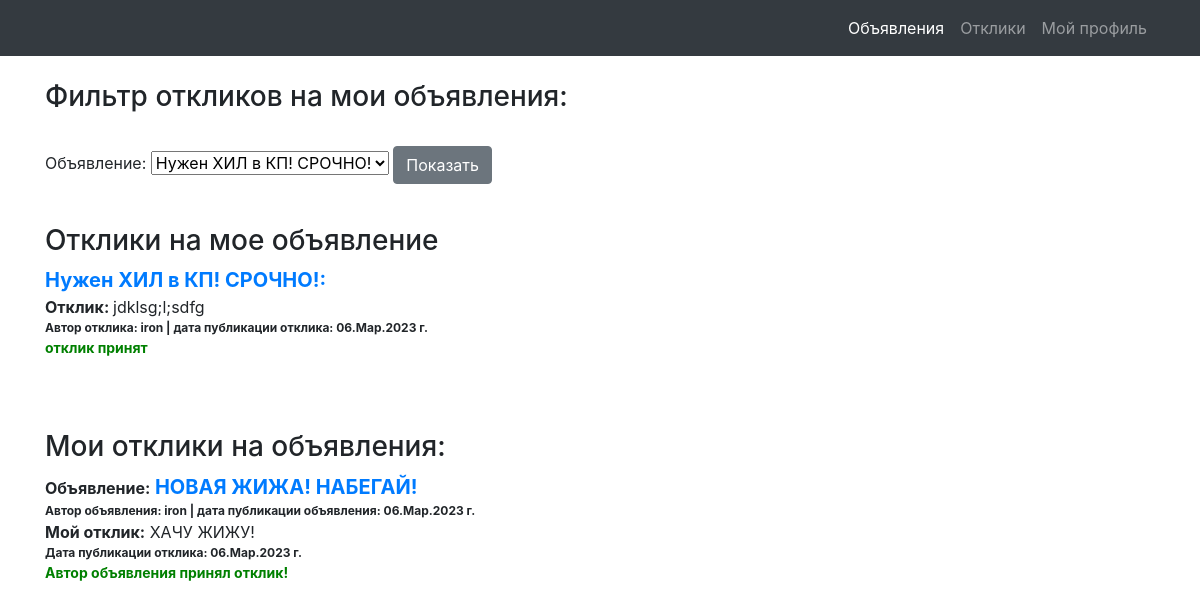
Screenshot of /responses/2 (signed in) with the database file from the repository.
### board/models.py (models this page shows)
class Post(models.Model):
    Tanks = 'Танки'
    Healers = 'Хилы'
    DD = 'ДД'
    Traders = 'Торговцы'
    GM = 'Гилдмастеры'
    QG = 'Квестгиверы'
    BM = 'Кузнецы'
    LE = 'Кожевники'
    PO = 'Зельевары'
    MS = 'Мастера заклинаний'
    CATEGORY = [
        (Tanks, 'Танки'),
        (Healers, 'Хилы'),
        (Traders, 'Торговцы'),
        (GM, 'Гилдмастеры'),
        (QG, 'Квестгиверы'),
        (BM, 'Кузнецы'),
        (LE, 'Кожевники'),
        (PO, 'Зельевары'),
        (MS, 'Мастера заклинаний'),
    ]
    author = models.ForeignKey(User, on_delete=models.CASCADE)
    category = models.CharField(max_length=18, choices=CATEGORY, verbose_name='Категория')
    dateCreation = models.DateTimeField(auto_now_add=True)
    title = models.CharField(max_length=256, verbose_name='Название')
    text = RichTextField()

class Response(models.Model):
    author = models.ForeignKey(User, on_delete=models.CASCADE)
    post = models.ForeignKey(Post, on_delete=models.CASCADE)
    text = models.TextField()
    status = models.BooleanField(default=False)
    dateCreation = models.DateTimeField(auto_now_add=True)

### board/views.py (the view, shortened to what this page needs)
# urls.py: path('responses', Responses.as_view(), name='responses'),
class Responses(LoginRequiredMixin, ListView):
    model = Response
    template_name = 'responses.html'
    context_object_name = 'responses'
    def get_context_data(self, **kwargs):
        context = super(Responses, self).get_context_data(**kwargs)
        global title
        """
        Далее в условии - если пользователь попал на страницу через ссылку из письма, в которой содержится
        ID поста для фильтра - фильтр работает по этому ID
        """
        if self.kwargs.get('pk') and Post.objects.filter(id=self.kwargs.get('pk')).exists():
            title = str(Post.objects.get(id=self.kwargs.get('pk')).title)
            print(title)
        context['form'] = ResponsesFilterForm(self.request.user, initial={'title': title})
        context['title'] = title
        if title:
            post_id = Post.objects.get(title=title)
            context['filter_responses'] = list(Response.objects.filter(post_id=post_id).order_by('-dateCreation'))
            context['response_post_id'] = post_id.id
        else:
            context['filter_responses'] = list(Response.objects.filter(post_id__author_id=self.request.user).order_by('-dateCreation'))
        context['myresponses'] = list(Response.objects.filter(author_id=self.request.user).order_by('-dateCreation'))
        return context

### board/forms.py
class ResponsesFilterForm(forms.Form):
    def __init__(self, user, *args, **kwargs):
        super(ResponsesFilterForm, self).__init__(*args, **kwargs)
        self.fields['title'] = forms.ModelChoiceField(
            label='Объявление',
            queryset=Post.objects.filter(author_id=user.id).order_by('-dateCreation').values_list('title', flat=True),
            empty_label="Все",
            required=False
        )

### templates/responses.html (shortened to what this page needs)
{% extends 'default.html' %}
{% load bootstrap4 %}
{% block content %}
    <br>
    <h3>Фильтр откликов на мои объявления:</h3><br>
	<form method="POST">
        {{ form }}
		<input class="btn btn-secondary" type="submit" value="Показать">
	</form><br>
    {% if title %}
        <h3>Oтклики на мое объявление</h3>
        <a href="/post/{{ response_post_id }}" style="font-size: 20px;"><b>{{ title }}:</b></a><br>
        {% if filter_responses %}
            {% for response in filter_responses %}
                <a><b>Отклик: </b></a>{{ response.text }}<br>
                <span style="font-size: 12px;"><b>Автор отклика: {{ response.author.username }} |
                    дата публикации отклика: {{ response.dateCreation|date:'d.M.Y' }} г.</b></span><br>
                {% if response.status == False %}
                    <a href="/response/accept/{{ response.id }}" style="font-size: 12px; color:green"><b>принять</b></a>
                    <a>&nbsp;&nbsp;&nbsp;</a>
                    <a href="/response/delete/{{ response.id }}" style="font-size: 12px; color:red"><b>удалить</b></a>
                {% else %}
                    <a style="font-size: 14px; color:green"><b>отклик принят</b></a>
                {% endif %}
                <br><br>
            {% endfor %}
        {% else %}
            <br>
            <h5>Откликов нет!</h5>
        {% endif %}
    {% endif %}
    <br><br>
    <h3>Мои отклики на объявления:</h3>
    {% if myresponses %}
        {% for response in myresponses %}
            <a><b>Объявление:</b></a>
            <a href="/post/{{ response.post_id }}" style="font-size: 20px;"><b>{{ response.post.title }}</b></a><br>
            <span style="font-size: 12px;"><b>Автор объявления:  {{ response.post.author.username }} |
                дата публикации объявления: {{ response.post.dateCreation|date:'d.M.Y' }} г.</b></span><br>
            <a><b>Мой отклик:</b></a>
            {{ response.text }}<br>
            <span style="font-size: 12px;"><b>Дата публикации отклика: {{ response.dateCreation|date:'d.M.Y' }} г.</b></span><br>
            {% if response.status == True %}
                <a style="font-size: 14px; color:green"><b>Автор объявления принял отклик!</b></a>
            {% else %}
                <a style="font-size: 14px; color:red"><b>Автор объявления пока не принял отклик!</b></a>
            {% endif %}
        <br><br>
        {% endfor %}
    {% else %}
        <h5>Откликов нет!</h5>
    {% endif %}
{% endblock content %}

### rows the page displays
Post: title "Нужен ХИЛ в КП! СРОЧНО!"
Response: text "jdklsg;l;sdfg", author.username "iron", dateCreation "06.Мар.2023", status "отклик принят"
Response: post "НОВАЯ ЖИЖА! НАБЕГАЙ!", post.author.username "iron", post.dateCreation "06.Мар.2023", text "ХАЧУ ЖИЖУ!", dateCreation "06.Мар.2023", status "Автор объявления принял отклик!"
